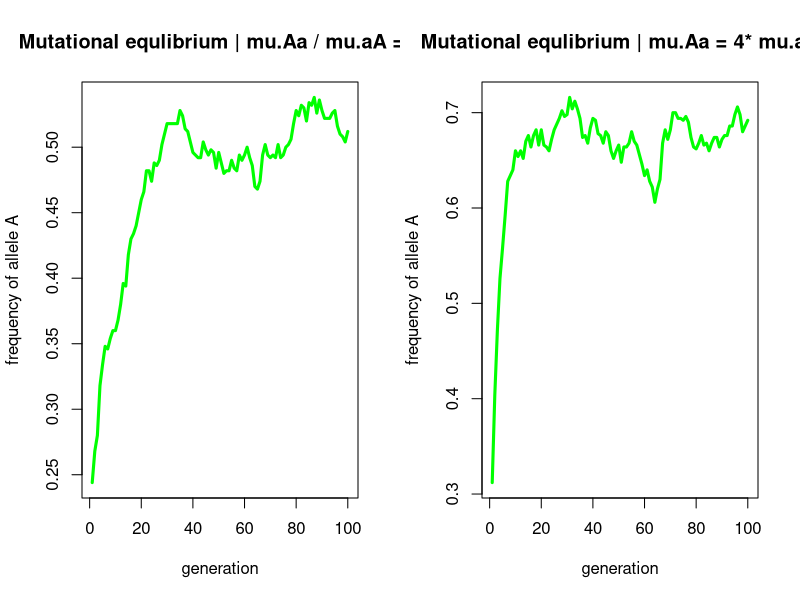

The R script that drew this image:
#A simple model of mutational equilibrium at a di-allelic locus

##Initialize a gene pool
N <- 500 #set a population size
p <- .2 #set a starting freqeuncy for allele A
q <- 1-p #set a starting freqeuncy for allele a
As <- p * N #use those frequencies and the pop size to determine the actuall number of alleles
as <- q * N #same for the number of little a alleles
mu.aA <- 1e-4 #set rate of mutation from a to A
mu.Aa <- 1e-4 # set rate of mutation from A to a
gens = 100 # set how many generations of mutation we want to simulate
gen <- seq(1:gens) #this will help with plotting

#We can simulate a mutational allele equilibrium with a simple algorithm
#Each generation, we have some As mutate to as and vice versa, depending on our mutation rates
freqs <- numeric(length=gens)
for (i in 1:gens){
    #these next two lines are where the magic happens
    #we use R to sample from a Bernoulli random variable. This is like a coin toss where we can specify an arbitrary 
    #probability for each of the two outcomes. Here our outcomes are (0) not to mutate, (1) to mutate.
    # In each generation, for each copy of the a allele, we sample from a Bernoulli distribution with a probability
    # equal to the mutation rate for a to A. Then we sum up the number of mutations that actually happened. We do the
    #same thing for the A alleles. Then its just a matter of adding and subtracting and keeping track.
    new.A <- sum(rbinom(as,as,mu.aA)) 
    new.a <- sum(rbinom(As,As,mu.Aa))
    As <- As + new.A - new.a
    as <- as - new.A + new.a
    new.p <- As/N
    freqs[i] <- new.p
    }
    
par(mfrow=c(1,2))
plot(gen, freqs, type='l', col='green', lwd=3, xlab='generation', ylab='frequency of allele A', main='Mutational equlibrium | mu.Aa / mu.aA = 1')

##Initialize a gene pool
N <- 500 #set a population size
p <- .2 #set a starting freqeuncy for allele A
q <- 1-p #set a starting freqeuncy for allele a
As <- p * N #use those frequencies and the pop size to determine the actuall number of alleles
as <- q * N #same for the number of little a alleles
mu.aA <- 4e-4 #set rate of mutation from a to A
mu.Aa <- 1e-4 # set rate of mutation from A to a
gens = 100 # set how many generations of mutation we want to simulate
gen <- seq(1:gens) #this will help with plotting

#We can simulate a mutational allele equilibrium with a simple algorithm
#Each generation, we have some As mutate to as and vice versa, depending on our mutation rates
freqs <- numeric(length=gens)
for (i in 1:gens){
    #these next two lines are where the magic happens
    #we use R to sample from a Bernoulli random variable. This is like a coin toss where we can specify an arbitrary 
    #probability for each of the two outcomes. Here our outcomes are (0) not to mutate, (1) to mutate.
    # In each generation, for each copy of the a allele, we sample from a Bernoulli distribution with a probability
    # equal to the mutation rate for a to A. Then we sum up the number of mutations that actually happened. We do the
    #same thing for the A alleles. Then its just a matter of adding and subtracting and keeping track.
    new.A <- sum(rbinom(as,as,mu.aA)) 
    new.a <- sum(rbinom(As,As,mu.Aa))
    As <- As + new.A - new.a
    as <- as - new.A + new.a
    new.p <- As/N
    freqs[i] <- new.p
    }
    
plot(gen, freqs, type='l', col='green', lwd=3, xlab='generation', ylab='frequency of allele A', main='Mutational equlibrium | mu.Aa = 4* mu.aA')
